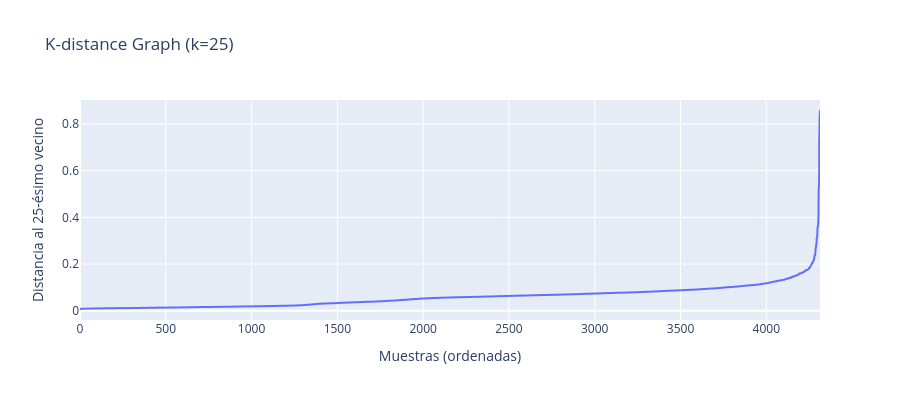

Notebook code for this chart:
### Markdown cell above
## 1.5 Detección de Anomalías con DBSCAN [1 punto]
En esta sección, utilizará el algoritmo DBSCAN para identificar posibles anomalías (outliers) en los clientes del retail.

- Puede aplicar DBSCAN sobre las características originales escaladas (**LRMFP**) o sobre alguna de las proyecciones 2D (PCA, t-SNE o UMAP). Justifique su elección en las preguntas al final de la sección.
- Visualice los resultados usando `plot_dim_reductions`, mostrando los clusters y resaltando los outliers (label = -1) en las tres proyecciones (PCA, t-SNE, UMAP).

### Code cell
from sklearn.neighbors import NearestNeighbors

# Calculamos distancias al k-ésimo vecino más cercano
k = 25
neighbors = NearestNeighbors(n_neighbors=k)
neighbors_fit = neighbors.fit(scaled_features_df)
distances, indices = neighbors_fit.kneighbors(scaled_features_df)

# Ordenamos distancias
distances = np.sort(distances[:, k - 1], axis=0)

# Graficamos k-distancias para encontrar un "codo" y obtener un posible valor de eps
fig = px.line(
    y=distances,
    title=f"K-distance Graph (k={k})",
    labels={"y": f"Distancia al {k}-ésimo vecino", "x": "Muestras (ordenadas)"},
    height=400,
)
fig.show()

### Figure 1 — Plotly figure (JSON) as saved in the notebook; plotly's stock layout.template omitted (floating-point values rounded to 4 significant figures; data arrays with more than 128 entries replaced by an {"elided": "..."} marker saying what was removed)
{"data": [{"hovertemplate": "Muestras (ordenadas)=%{x}<br>Distancia al 25-ésimo vecino=%{y}<extra></extra>", "legendgroup": "", "line": {"color": "#636efa", "dash": "solid"}, "marker": {"symbol": "circle"}, "mode": "lines", "name": "", "showlegend": false, "type": "scattergl", "x": {"elided": "4314 int values"}, "xaxis": "x", "y": {"elided": "4314 float values"}, "yaxis": "y"}], "layout": {"height": 400, "legend": {"tracegroupgap": 0}, "title": {"text": "K-distance Graph (k=25)"}, "xaxis": {"anchor": "y", "domain": [0, 1], "title": {"text": "Muestras (ordenadas)"}}, "yaxis": {"anchor": "x", "domain": [0, 1], "title": {"text": "Distancia al 25-ésimo vecino"}}}}
